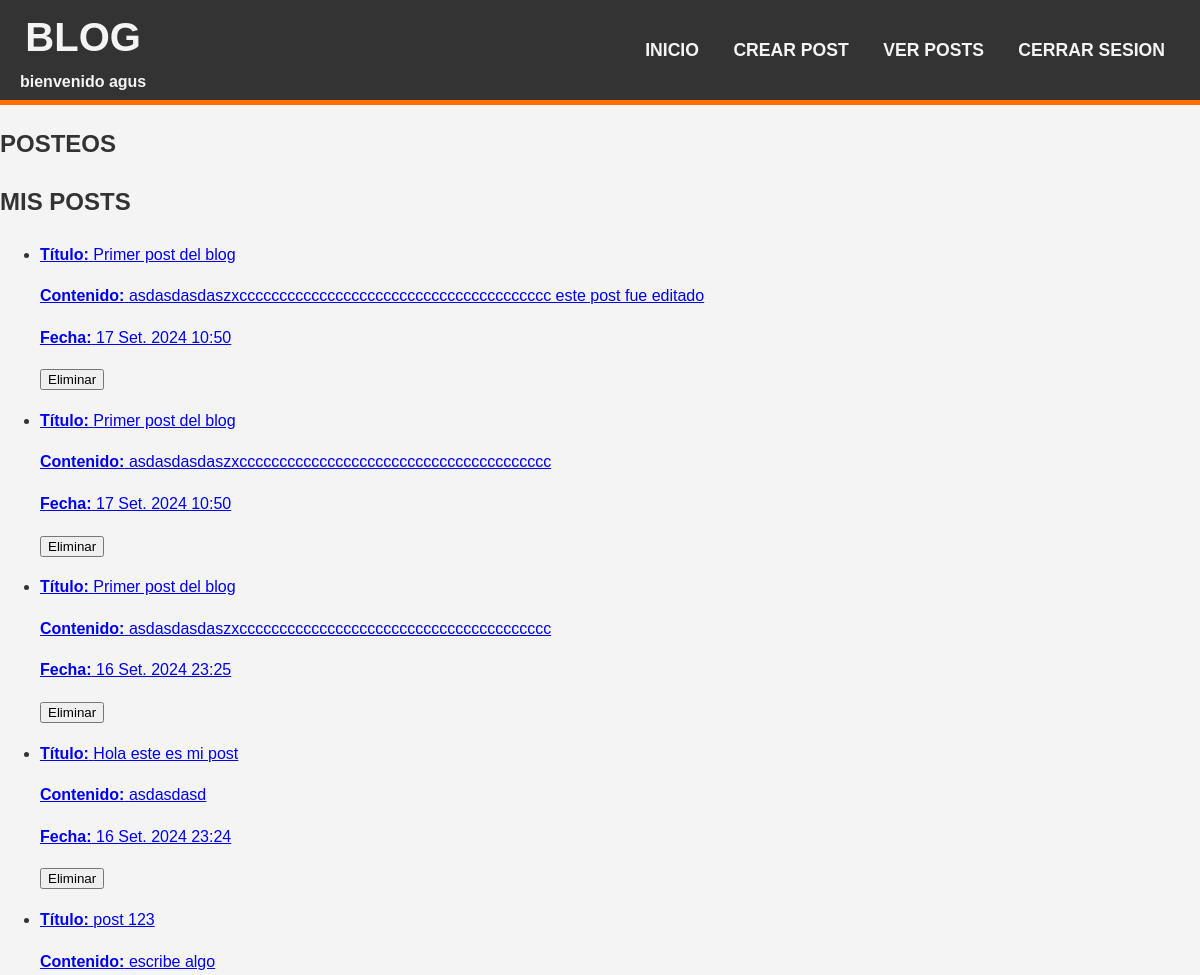
The page /posts/ (signed in, upper part) on the database as committed earlier.
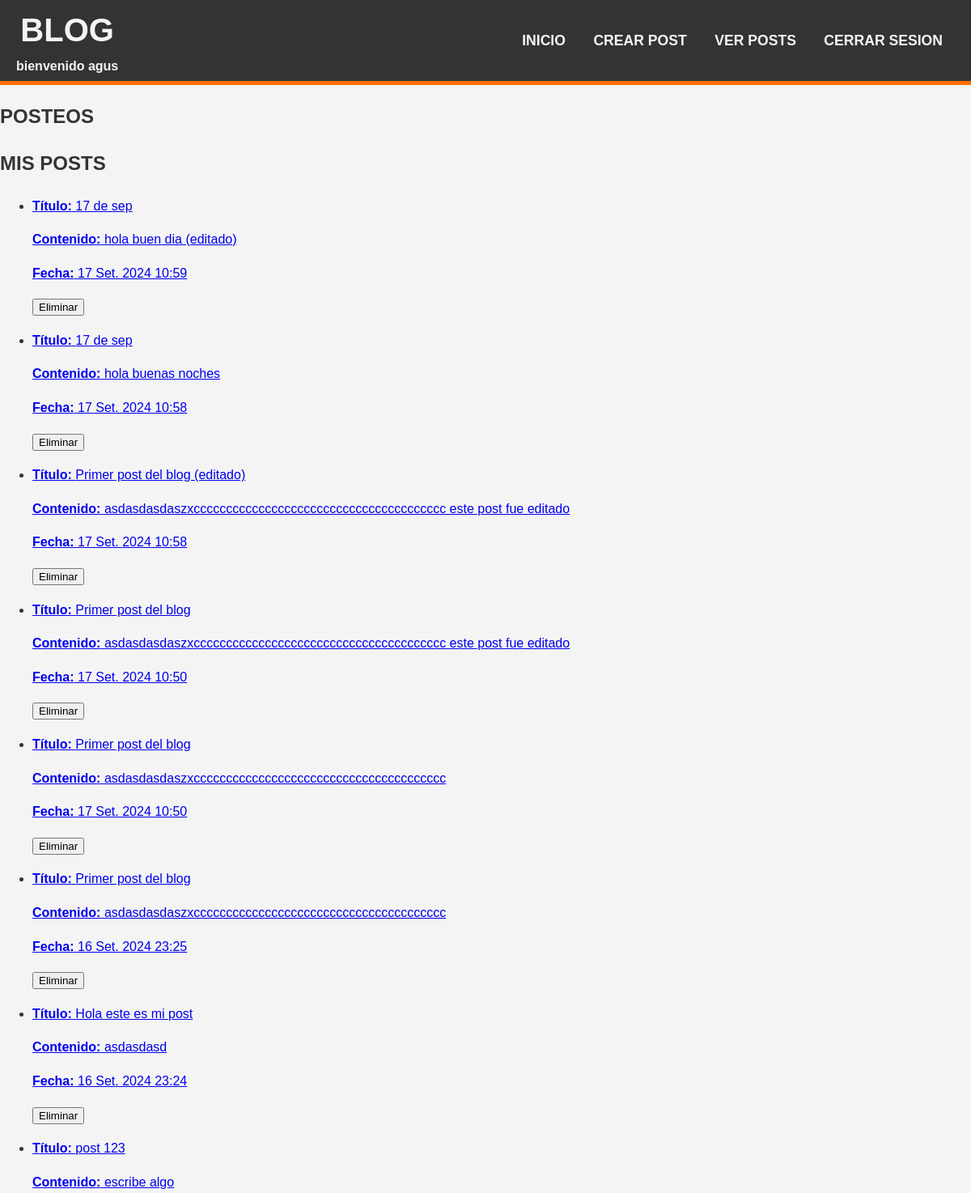
The same page on the database as committed later.
### post/models.py (models this page shows, shortened)
class Posteo(models.Model):
    titulo = models.CharField(max_length=120)
    contenido= models.TextField()
    Fecha_de_publicacion = models.DateTimeField(auto_now_add=True)
    author= models.ForeignKey(User, on_delete=models.CASCADE, related_name='post_manage')

### post/views.py (the view)
# urls.py: path('posts/',views.post_list, name='lista_posteos'),
@login_required
def post_list(request):
    posts = Posteo.objects.all().order_by('-Fecha_de_publicacion')  # Muestra los posts más recientes primero
    return render(request, 'posts.html', {'posts': posts})

### post/templates/posts.html (shortened to what this page needs)
{% extends 'base.html' %}
{% block content %}
<div class="centered-content">
    <h2>POSTEOS</h2>
</div>
    <div class="post-container">
        <div class="">
            <h2 class="centered-content">MIS POSTS</h2>
            <ul class="centered-content">
                {% for post in posts %}
                    {% if post.author == user %}
                        <li class="post-card">
                            <a href="{% url 'detalle_posteo' post.pk %}" class="post-link">
                            <p><strong>Título:</strong> {{ post.titulo }}<br> </p>
                            <p><strong>Contenido:</strong> {{ post.contenido }}<br> </p>
                            <p><strong>Fecha:</strong> {{ post.Fecha_de_publicacion }}<br> </p>
                            <form method="POST" action="{% url 'delete' post.pk %}">
                            <button type="submit">Eliminar</button>
                            </form>
                        </li>
                    {% endif %}
                {% empty %}
                        <p>No hay posts para mostrar</p>
                {% endfor %}
            </ul>
        </div>
    </div>
{% endblock %}

Rows that differ between the two databases and show on the page:
added Posteo: titulo "17 de sep", contenido "hola buen dia (editado)", Fecha_de_publicacion "17 Set. 2024 10:59"
added Posteo: titulo "17 de sep", contenido "hola buenas noches", Fecha_de_publicacion "17 Set. 2024 10:58"
added Posteo: titulo "Primer post del blog (editado)", contenido "asdasdasdaszxccccccccccccccccccccccccccccccccccccccc este post fue editado", Fecha_de_publicacion "17 Set. 2024 10:58"
